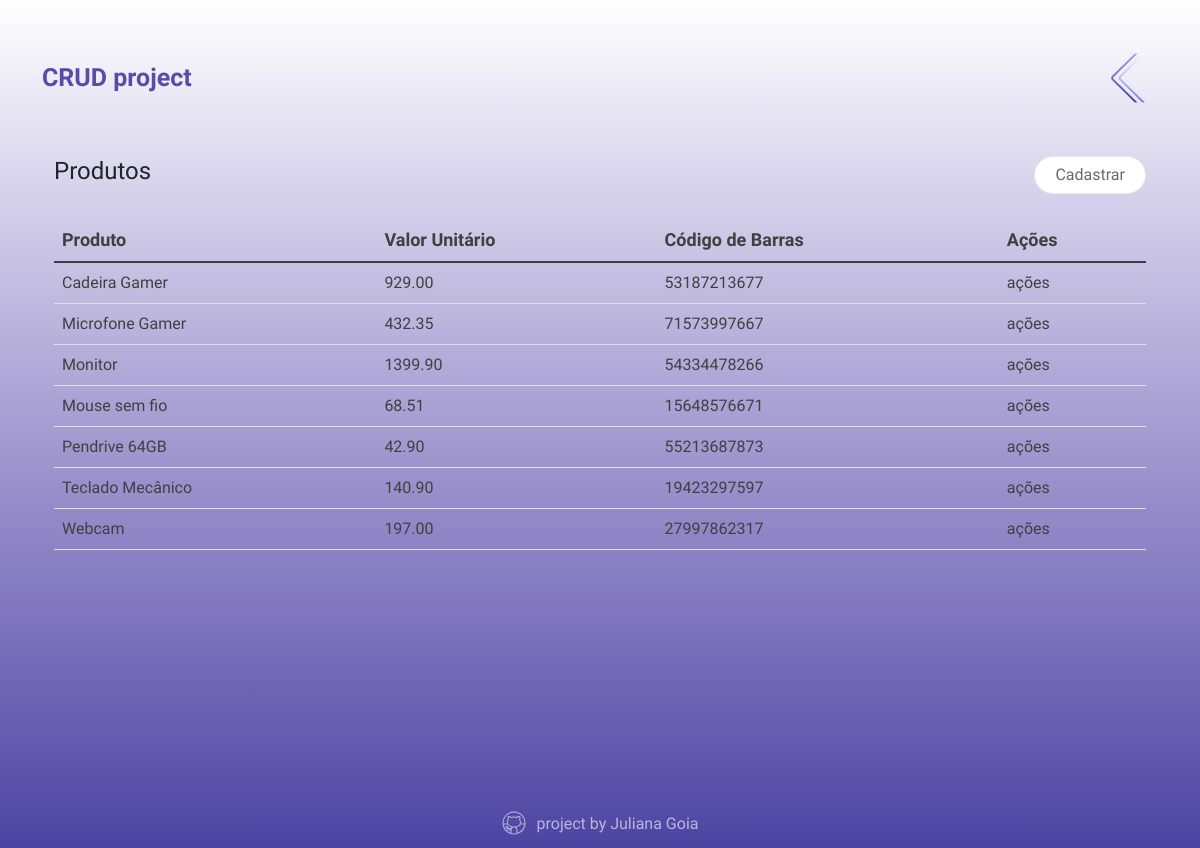
/_products/product-list.php, run on an earlier commit of the app's database.
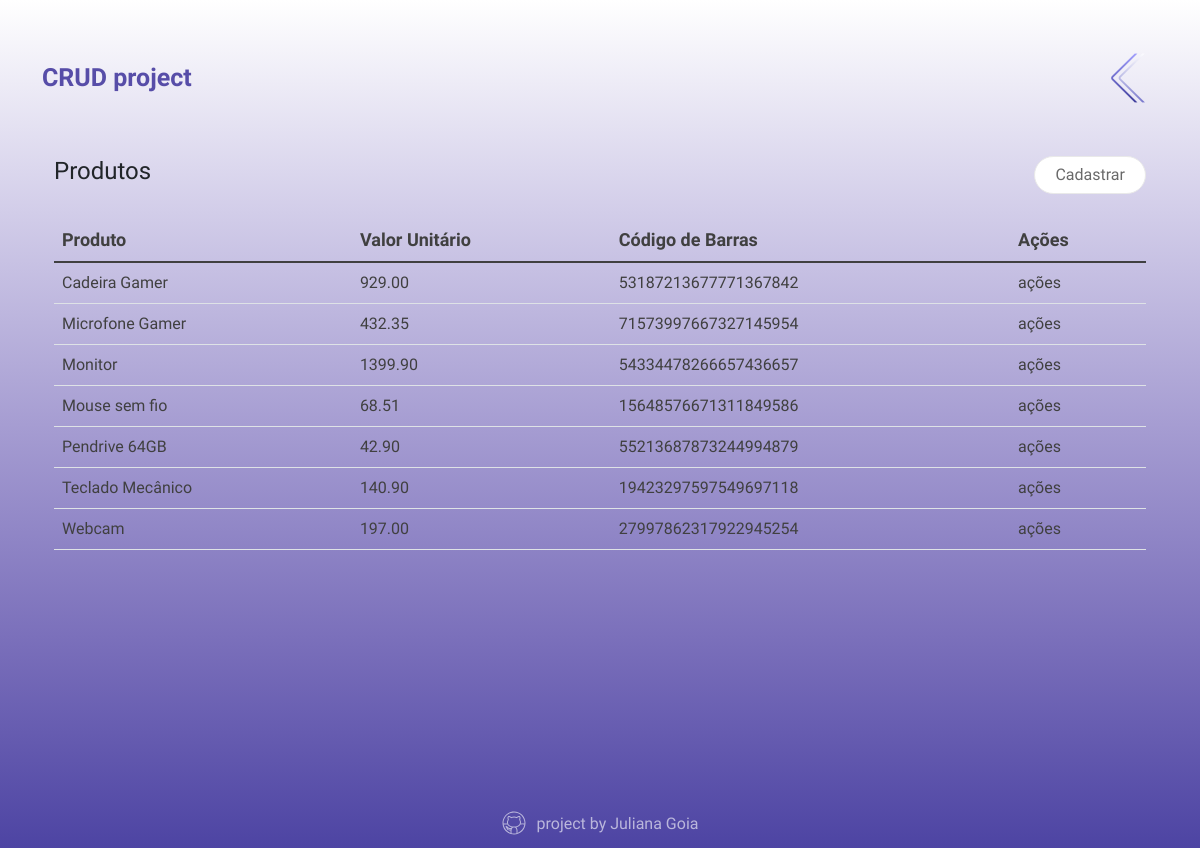
And on a later commit of the database.
### tables this page shows
CREATE TABLE products (
	id int not null auto_increment primary key,
    nome_produto varchar (250) not null,
    valor_unitario decimal (8,2) not null,
    cod_barras varchar (20) not null
);

### _products/product-list.php (the view, shortened to what this page needs)
<?php
include_once('../header-internal.php');
require_once('../database/connection.php');
?>
<div class="container">
    <div class="d-flex align-items-center justify-content-between mb-4">
        <h4>Produtos</h4>
        <button type="button" class="btn btn-primary" data-bs-toggle="modal" data-bs-target="#exampleModal">
          Cadastrar
        </button>
    </div>
    <table class="table table-hover">
        <thead>
            <tr>
                <th scope="col">Produto</th>
                <th scope="col">Valor Unitário</th>
                <th scope="col">Código de Barras</th>
                <th scope="col">Ações</th>
            </tr>
        </thead>
        <tbody>
            <?php
                    $busca = $banco->query("select * from products order by nome_produto");
                    if(!$busca) {
                        echo "<tr><td>Error na busca</td></tr>";
                    } else {
                        if ($busca->num_rows == 0) {
                            echo "<tr><td>Nenhum registro encontrado</td></tr>";
                        } else {
                            while ($registro = $busca->fetch_object()) {
                                echo "
                                <tr>
                                    <td>$registro->nome_produto</td>
                                    <td>$registro->valor_unitario</td>
                                    <td>$registro->cod_barras</td>
                                    <td>ações</td>
                                </tr>";
                            }
                        }
                    }
                ?>
        </tbody>
    </table>
</div>
<?php
include_once('../footer-internal.php');
?>

### header-internal.php (shortened to what this page needs)
<!DOCTYPE html>
<html lang="en">
<head>
    <link rel="stylesheet" href="./style/style.css">
    <link href="https://cdn.jsdelivr.net/npm/bootstrap@5.1.3/dist/css/bootstrap.min.css" rel="stylesheet">
</head>
<body>
    <div class="container">
        <header class="d-flex flex-row align-items-center justify-content-between my-5">
            <div class="title">
                <a href="#" onclick="backToHome()">
                    <p>CRUD project</p>
                </a>
            </div>
            <div>
                <a href="#" onclick="backToHome()"><img class="return-icon" src="/assets/icons/return.png" alt="return"></a>
            </div>
        </header>

### footer-internal.php (shortened to what this page needs)
    <footer>
        <div class="footer-content">
            <a href="https://github.com/JulianaGoia" class="d-flex align-items-center" target="_blank"><img src="/assets/icons/github.svg" alt="github">
                <p class="m-0">project by Juliana Goia</p>
            </a>
        </div>
    </footer>
</div>
</body>
</html>

### style/style.css (style rules this page uses)
body { background-image: linear-gradient(to top, #4d44a3, #7b70bb, #a69dd2, #d2cde9, #ffffff); background-repeat: no-repeat; font-family: 'Josefin Sans', sans-serif; height: 100vh; }
.title { width: 20%; height: auto; border-radius: 40px; }
.title p { font-weight: 600; font-style: normal; font-size: 25px; margin-bottom: 0px; color: #574DA8; }
.title a { text-decoration: none; }
.footer-content { position: absolute; bottom: 0; left: 50%; transform: translate(-50%, -50%); }
.footer-content a { color: #ffffff; gap: 10px; opacity: .6; text-decoration: none; }

What changed in the data, as far as the page shows it:
changed products "Cadeira Gamer": cod_barras "53187213677" → "53187213677771367842"
changed products "Microfone Gamer": cod_barras "71573997667" → "71573997667327145954"
changed products "Monitor": cod_barras "54334478266" → "54334478266657436657"
changed products "Mouse sem fio": cod_barras "15648576671" → "15648576671311849586"
changed products "Pendrive 64GB": cod_barras "55213687873" → "55213687873244994879"
changed products "Teclado Mecânico": cod_barras "19423297597" → "19423297597549697118"
changed products "Webcam": cod_barras "27997862317" → "27997862317922945254"
